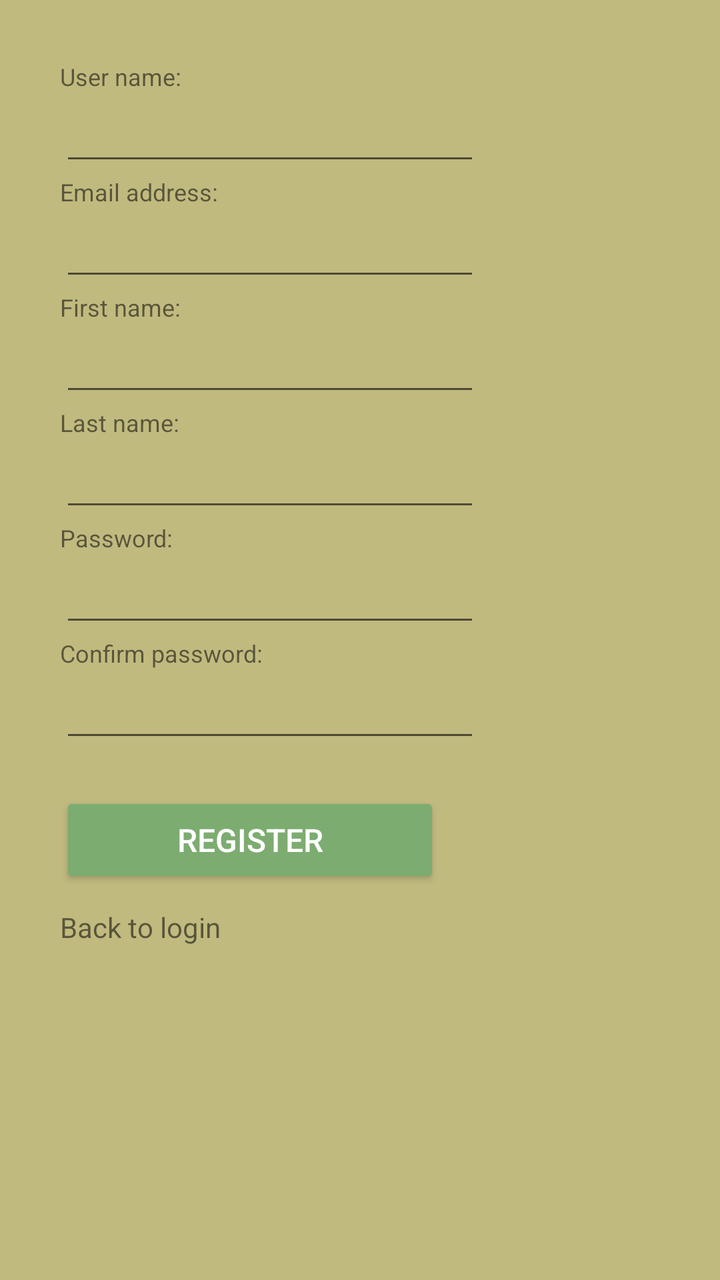
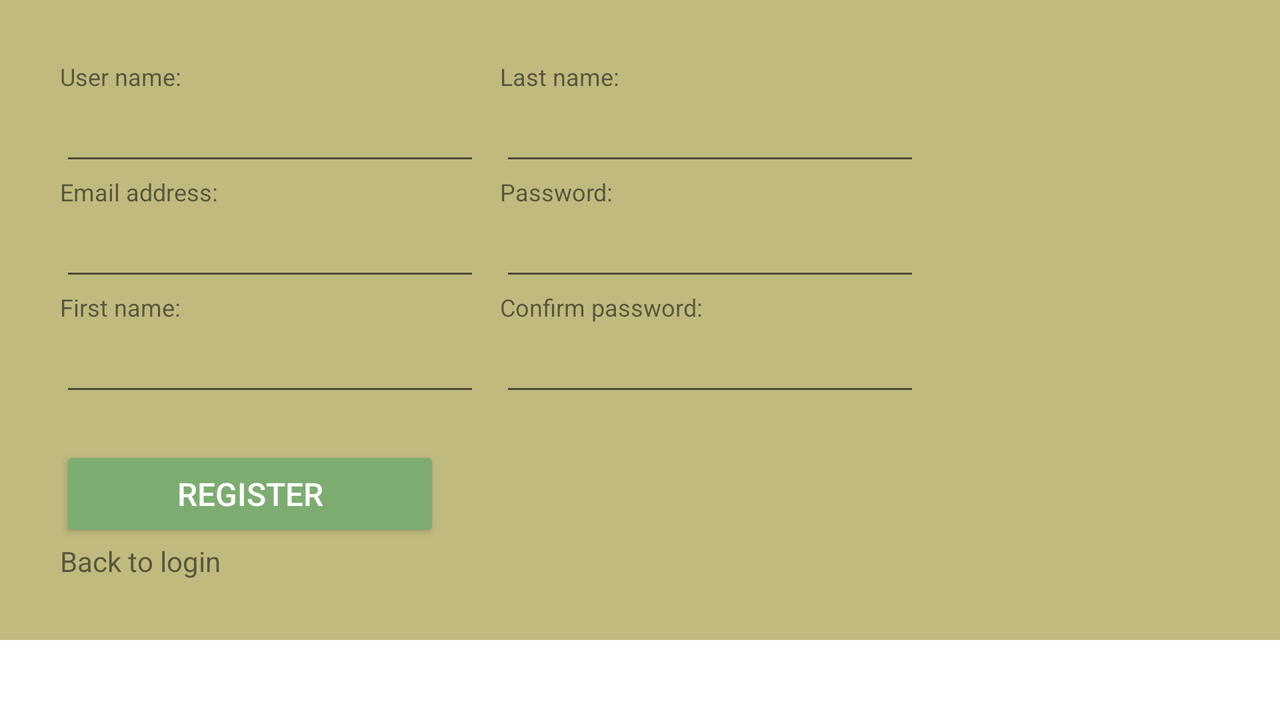

First picture: res/layout/ on a phone held upright. Second picture: the repository's own variant of that layout, on a device whose configuration matches the variant's folder. Source for both follows.
<!-- AndroidManifest.xml: application theme AppTheme -->
<!-- res/layout/activity_register.xml -->
<?xml version="1.0" encoding="utf-8"?>
<androidx.constraintlayout.widget.ConstraintLayout xmlns:android="http://schemas.android.com/apk/res/android"
    xmlns:app="http://schemas.android.com/apk/res-auto"
    xmlns:tools="http://schemas.android.com/tools"
    android:id="@+id/relativeLayout"
    android:layout_width="match_parent"
    android:layout_height="match_parent"
    android:background="@color/colorPrimaryDark"
    android:padding="30dp"
    tools:context=".Register">

    <TextView
        android:id="@+id/txt_username"
        android:layout_width="wrap_content"
        android:layout_height="wrap_content"
        android:text="User name:"
        android:textSize="12sp"
        app:layout_constraintStart_toStartOf="parent"
        app:layout_constraintTop_toTopOf="parent" />

    <EditText
        android:id="@+id/et_username"
        android:layout_width="wrap_content"
        android:layout_height="wrap_content"
        android:ems="10"
        android:inputType="textEmailAddress"
        app:layout_constraintStart_toStartOf="parent"
        app:layout_constraintTop_toBottomOf="@id/txt_username" />

    <TextView
        android:id="@+id/txt_meeting_name"
        android:layout_width="wrap_content"
        android:layout_height="wrap_content"
        android:text="Email address:"
        android:textSize="12sp"
        app:layout_constraintStart_toStartOf="parent"
        app:layout_constraintTop_toBottomOf="@id/et_username" />

    <EditText
        android:id="@+id/et_email"
        android:layout_width="wrap_content"
        android:layout_height="wrap_content"
        android:ems="10"
        android:inputType="textEmailAddress"
        app:layout_constraintStart_toStartOf="parent"
        app:layout_constraintTop_toBottomOf="@id/txt_meeting_name" />

    <TextView
        android:id="@+id/txt_meeting_location"
        android:layout_width="wrap_content"
        android:layout_height="wrap_content"
        android:text="First name:"
        android:textSize="12sp"
        app:layout_constraintStart_toStartOf="parent"
        app:layout_constraintTop_toBottomOf="@id/et_email" />

    <EditText
        android:id="@+id/et_firstname"
        android:layout_width="wrap_content"
        android:layout_height="wrap_content"
        android:ems="10"
        android:inputType="textPersonName"
        app:layout_constraintStart_toStartOf="parent"
        app:layout_constraintTop_toBottomOf="@id/txt_meeting_location" />

    <TextView
        android:id="@+id/txt_invited_connections"
        android:layout_width="wrap_content"
        android:layout_height="wrap_content"
        android:text="Last name:"
        android:textSize="12sp"
        app:layout_constraintStart_toStartOf="parent"
        app:layout_constraintTop_toBottomOf="@id/et_firstname" />

    <EditText
        android:id="@+id/et_lastname"
        android:layout_width="wrap_content"
        android:layout_height="wrap_content"
        android:ems="10"
        android:inputType="textPersonName"
        app:layout_constraintStart_toStartOf="parent"
        app:layout_constraintTop_toBottomOf="@id/txt_invited_connections" />

    <TextView
        android:id="@+id/txt_meeting_description"
        android:layout_width="wrap_content"
        android:layout_height="wrap_content"
        android:text="Password:"
        android:textSize="12sp"
        app:layout_constraintStart_toStartOf="parent"
        app:layout_constraintTop_toBottomOf="@id/et_lastname" />

    <EditText
        android:id="@+id/et_password"
        android:layout_width="wrap_content"
        android:layout_height="wrap_content"
        android:ems="10"
        android:inputType="textPassword"
        app:layout_constraintStart_toStartOf="parent"
        app:layout_constraintTop_toBottomOf="@id/txt_meeting_description" />

    <TextView
        android:id="@+id/txt_confirmPassword"
        android:layout_width="wrap_content"
        android:layout_height="wrap_content"
        android:text="Confirm password:"
        android:textSize="12sp"
        app:layout_constraintStart_toStartOf="parent"
        app:layout_constraintTop_toBottomOf="@id/et_password" />

    <EditText
        android:id="@+id/et_confirmPassword"
        android:layout_width="wrap_content"
        android:layout_height="wrap_content"
        android:ems="10"
        android:inputType="textPassword"
        app:layout_constraintStart_toStartOf="parent"
        app:layout_constraintTop_toBottomOf="@id/txt_confirmPassword" />

    <Button
        android:id="@+id/btn_register"
        style="@style/Widget.AppCompat.Button.Colored"
        android:layout_width="wrap_content"
        android:layout_height="wrap_content"
        android:layout_marginTop="20dp"
        android:ems="10"
        android:onClick="register"
        android:text="Register"
        android:textSize="16sp"
        app:layout_constraintStart_toStartOf="parent"
        app:layout_constraintTop_toBottomOf="@id/et_confirmPassword" />

    <TextView
        android:id="@+id/toRegister"
        android:layout_width="wrap_content"
        android:layout_height="wrap_content"
        android:layout_marginTop="10dp"
        android:onClick="toLogin"
        android:text="Back to login"
        app:layout_constraintStart_toStartOf="parent"
        app:layout_constraintTop_toBottomOf="@id/btn_register" />

</androidx.constraintlayout.widget.ConstraintLayout>
<!-- resources referenced by this layout -->
<resources>
  <color name="colorPrimaryDark">#C1BA7F</color>
  <style name="AppTheme" parent="Theme.MaterialComponents.Light">
          
          <item name="colorPrimary">@color/colorPrimary</item>
          <item name="colorPrimaryDark">@color/colorPrimaryDark</item>
          <item name="colorAccent">@color/colorAnalogous</item>
  
          <item name="materialCalendarStyle">@style/Widget.MaterialComponents.MaterialCalendar</item>
          <item name="materialCalendarFullscreenTheme">@style/ThemeOverlay.MaterialComponents.MaterialCalendar.Fullscreen</item>
          <item name="materialCalendarTheme">@style/ThemeOverlay.MaterialComponents.MaterialCalendar</item>
      </style>
  <color name="colorPrimary">#7DAC71</color>
</resources>
<!-- res/layout-land/activity_register.xml (the repository's variant of the layout above) -->
<!-- drawn on the phone turned sideways -->
<?xml version="1.0" encoding="utf-8"?>
<ScrollView
    xmlns:android="http://schemas.android.com/apk/res/android"
    xmlns:tools="http://schemas.android.com/tools"
    android:layout_width="match_parent"
    android:layout_height="match_parent"
    >
<RelativeLayout
    android:id="@+id/relativeLayout"
    android:layout_width="match_parent"
    android:layout_height="match_parent"
    android:background="@color/colorPrimaryDark"
    android:padding="30dp"
    tools:context=".Register">

    <LinearLayout
        android:layout_weight="1"
        android:id="@+id/section1"
        android:orientation="vertical"
        android:layout_width="wrap_content"
        android:layout_height="wrap_content"
        >
    <TextView
        android:id="@+id/txt_username"
        android:layout_width="wrap_content"
        android:layout_height="wrap_content"
        android:text="User name:"
        android:textSize="12sp" />

    <EditText
        android:id="@+id/et_username"
        android:layout_width="wrap_content"
        android:layout_height="wrap_content"
        android:ems="10"
        android:inputType="textEmailAddress" />

    <TextView
        android:id="@+id/txt_meeting_name"
        android:layout_width="wrap_content"
        android:layout_height="wrap_content"
        android:text="Email address:"
        android:textSize="12sp" />

    <EditText
        android:id="@+id/et_email"
        android:layout_width="wrap_content"
        android:layout_height="wrap_content"
        android:ems="10"
        android:inputType="textEmailAddress" />

    <TextView
        android:id="@+id/txt_meeting_location"
        android:layout_width="wrap_content"
        android:layout_height="wrap_content"
        android:text="First name:"
        android:textSize="12sp" />

    <EditText
        android:id="@+id/et_firstname"
        android:layout_width="wrap_content"
        android:layout_height="wrap_content"
        android:ems="10"
        android:inputType="textPersonName" />
    </LinearLayout>

    <LinearLayout
        android:id="@+id/section2"
        android:layout_toEndOf="@id/section1"
        android:layout_width="wrap_content"
        android:layout_height="wrap_content"
        android:layout_marginLeft="10dp"
        android:layout_weight="1"
        android:orientation="vertical">

        <TextView
            android:id="@+id/txt_invited_connections"
            android:layout_width="wrap_content"
            android:layout_height="wrap_content"
            android:text="Last name:"
            android:textSize="12sp" />
        <EditText
            android:id="@+id/et_lastname"
            android:layout_width="wrap_content"
            android:layout_height="wrap_content"
            android:ems="10"
            android:inputType="textPersonName" />

        <TextView
            android:id="@+id/txt_meeting_description"
            android:layout_width="wrap_content"
            android:layout_height="wrap_content"
            android:text="Password:"
            android:textSize="12sp" />

        <EditText
            android:id="@+id/et_password"
            android:layout_width="wrap_content"
            android:layout_height="wrap_content"
            android:ems="10"
            android:inputType="textPassword" />

        <TextView
            android:id="@+id/txt_confirmPassword"
            android:layout_width="wrap_content"
            android:layout_height="wrap_content"
            android:text="Confirm password:"
            android:textSize="12sp" />

        <EditText
            android:id="@+id/et_confirmPassword"
            android:layout_width="wrap_content"
            android:layout_height="wrap_content"
            android:ems="10"
            android:inputType="textPassword" />

    </LinearLayout>

    <Button
        android:id="@+id/btn_register"
        style="@style/Widget.AppCompat.Button.Colored"
        android:layout_width="wrap_content"
        android:layout_height="wrap_content"
        android:layout_marginTop="20dp"
        android:ems="10"
        android:layout_below="@id/section1"
        android:onClick="register"
        android:text="Register"
        android:textSize="16sp" />

    <TextView
        android:layout_below="@id/btn_register"
        android:id="@+id/toRegister"
        android:layout_width="wrap_content"
        android:layout_height="wrap_content"
        android:onClick="toLogin"
        android:text="Back to login" />

</RelativeLayout>
</ScrollView>
